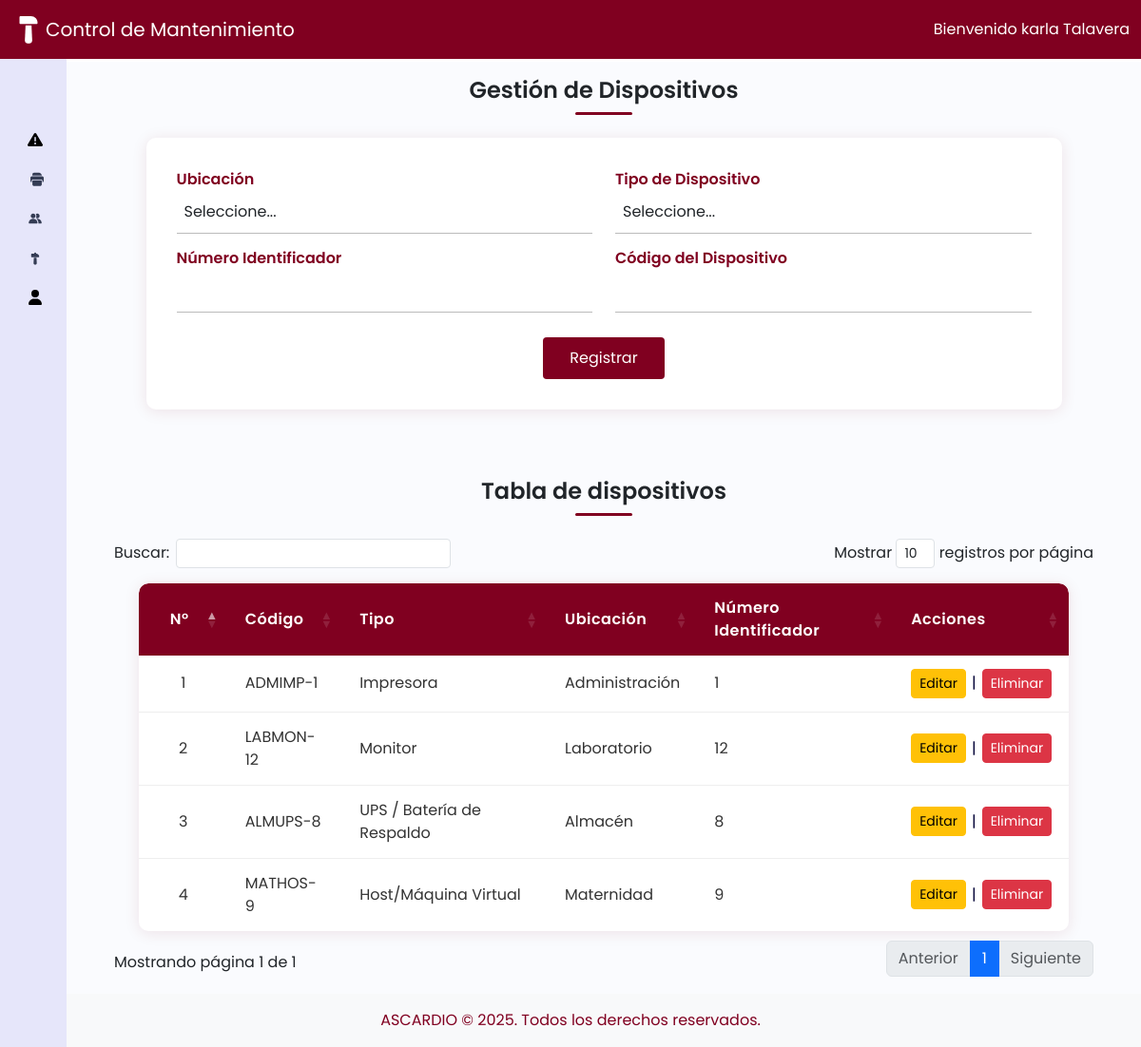
/index.php?vista=dispositivos (signed in), run on an earlier commit of the app's database.
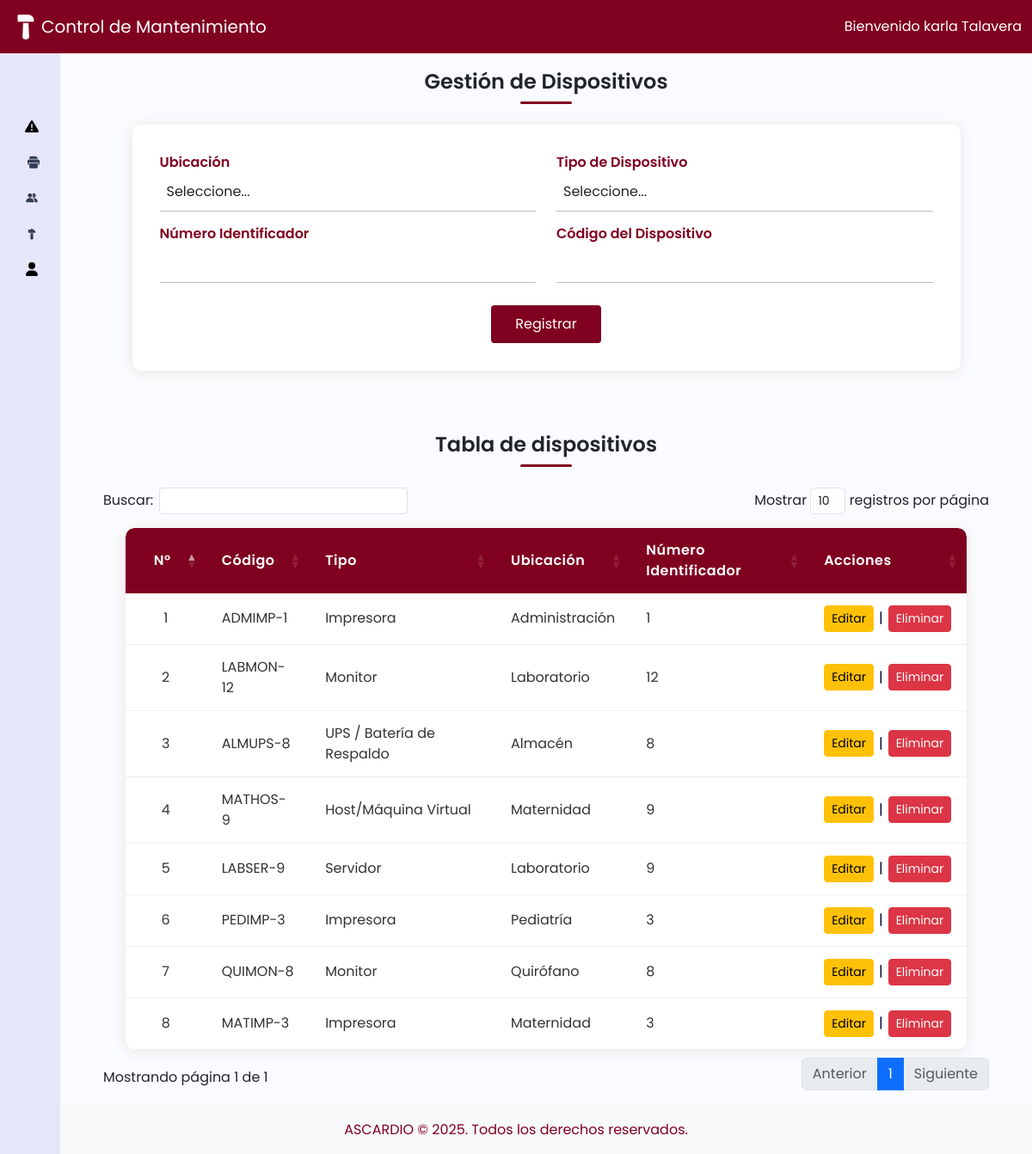
And on a later commit of the database.
### tables this page shows
CREATE TABLE `dispositivos` (
  `id` int(11) NOT NULL,
  `codigo_dispositivo` varchar(20) NOT NULL,
  `tipo_dispositivo` varchar(50) NOT NULL,
  `ubicacion` varchar(100) NOT NULL,
  `numero_identificador` int(11) DEFAULT NULL
);

### controladores/controladorDispositivo.php (called while the page is built, shortened)
<?php
require_once dirname(__DIR__) . '/modelos/modeloDispositivo.php';
class controladorDispositivo {
    private $modelo;
    public function __construct() {
        $this->modelo = new modeloDispositivo();
    }
    public function mostrarDispositivos() {
        $ubicaciones = [
            'CAR' => 'Cardiología',
            'LAB' => 'Laboratorio',
            'QUI' => 'Quirófano',
            'ADM' => 'Administración',
            'URG' => 'Urgencias',
            'RX'  => 'Rayos X / Radiología',
            'MAT' => 'Maternidad',
            'UCI' => 'Unidad de Cuidados Intensivos',
            'FARM'=> 'Farmacia',
            'ALM' => 'Almacén',
            'CON' => 'Consultorios Externos',
            'REH' => 'Rehabilitación',
            'PAT' => 'Patología',
            'COC' => 'Cocina / Cafetería',
            'SEG' => 'Seguridad',
            'MNT' => 'Mantenimiento',
            'LIM' => 'Limpieza',
            'PED' => 'Pediatría',
            'NEU' => 'Neurología'
        ];
        $tipos = [
            'COM' => 'Computadora',
            'IMP' => 'Impresora',
            'MON' => 'Monitor',
            'TEL' => 'Teléfono (IP/Fijo)',
            'RED' => 'Equipo de Red (Router/Switch/AP)',
            'SER' => 'Servidor',
            'UPS' => 'UPS / Batería de Respaldo',
            'POS' => 'Punto de Venta',
            'CAM' => 'Cámara de Seguridad',
            'LEC' => 'Lector (Códigos de barras/Tarjeta)',
            'PRO' => 'Proyector',
            'EQU' => 'Equipo Médico (Conectado a red)',
            'HOS' => 'Host/Máquina Virtual',
            'PER' => 'Periférico (Teclado/Mouse/Webcam)',
            'VOZ' => 'Sistema de Voz/Intercomunicador',
            'SEN' => 'Sensor/Dispositivo IoT',
        ];
        $dispositivos = $this->modelo->listarDispositivos();
        include dirname(__DIR__) . '/vistas/vistaDispositivo.php';
    }
}
?>

### modelos/modeloDispositivo.php (called while the page is built, shortened)
<?php
require_once dirname(__DIR__) . '/config/conexion.php';
class modeloDispositivo {
    private $conexion;
    public function __construct() {
        $db = new Base_Datos();
        $this->conexion = $db->Conexion_Base_Datos();
    }
    public function listarDispositivos() {
        $sql = "SELECT * FROM dispositivos";
        $stmt = $this->conexion->prepare($sql);
        $stmt->execute();
        return $stmt->fetchAll(PDO::FETCH_ASSOC);
    }
}
?>

### config/conexion.php (called while the page is built, shortened)
<?php
  class Base_Datos{
    private $Nombre_Servidor = "localhost";
    private $Nombre_Base_Datos = "Mantenimiento_AscardioDB;";
    private $Nombre_Usuario = "root";
    private $Pass = "";
    public function Conexion_Base_Datos(){
       $this->Conexion = null;
       try{
             $this-> Conexion = new PDO("mysql:host={$this->Nombre_Servidor};dbname={$this->Nombre_Base_Datos}",
             $this->Nombre_Usuario,
             $this->Pass
        );
        $this->Conexion->setAttribute(PDO::ATTR_ERRMODE, PDO::ERRMODE_EXCEPTION);
       }catch(PDOException $e){
         die ("Error de Conexion:" . $e->getMessage());
       }
       return $this->Conexion;
    }
    }
?>

### vistas/vistaDispositivo.php (the view, shortened to what the changed rows need)
<?php include 'header.php'; ?>
<div class="main p-3">
    <h1>Gestión de Dispositivos</h1>
     <?php
    $esAdmin = isset($_SESSION['usuario']['rol']) && $_SESSION['usuario']['rol'] === 'administrador';
    ?>
    <h1>Tabla de dispositivos</h1>
    <table class="device-table datatable" id="deviceTable">
        <thead>
            <tr>
                <th>N°</th>
                <th>Código</th>
                <th>Tipo</th>
                <th>Ubicación</th>
                <th>Número Identificador</th>
            <?php if ($esAdmin): ?>
                <th>Acciones</th>
            <?php endif; ?>
            </tr>
        </thead>
        <tbody>
            <?php $contador = 1; ?>
            <?php if (!empty($dispositivos)): ?>
                <?php foreach ($dispositivos as $dispositivo): ?>
                    <tr>
                        <td><?= $contador++ ?></td>
                        <td><?= htmlspecialchars($dispositivo['codigo_dispositivo']) ?></td>
                        <td><?= htmlspecialchars($tipos[$dispositivo['tipo_dispositivo']] ?? $dispositivo['tipo_dispositivo']) ?></td>
                        <td><?= htmlspecialchars($ubicaciones[$dispositivo['ubicacion']] ?? $dispositivo['ubicacion']) ?></td>
                        <td><?= htmlspecialchars($dispositivo['numero_identificador']) ?></td>
                        <?php if ($esAdmin): ?>
                        <td>
                            <div style="display:flex;align-items:center;gap:6px;">
                                <a href="index.php?vista=dispositivos&editar=<?= urlencode($dispositivo['codigo_dispositivo']) ?>" class="btn btn-sm btn-warning">Editar</a>
                                <span>|</span>
                                <a href="index.php?vista=dispositivos&eliminar=<?= urlencode($dispositivo['codigo_dispositivo']) ?>" class="btn btn-sm btn-danger" onclick="return confirm('¿Seguro que deseas eliminar este dispositivo? se eliminaran todos los registros en los que este presente')">Eliminar</a>
                            </div>
                        </td>
                       <?php endif; ?>
                    </tr>
                <?php endforeach; ?>
            <?php endif; ?>
        </tbody>
    </table>
</div>
<?php include 'footer.php'; ?>

What changed in the data, as far as the page shows it:
added dispositivos: codigo_dispositivo "LABSER-9", tipo_dispositivo "Servidor", ubicacion "Laboratorio", numero_identificador "9"
added dispositivos: codigo_dispositivo "PEDIMP-3", tipo_dispositivo "Impresora", ubicacion "Pediatría", numero_identificador "3"
added dispositivos: codigo_dispositivo "QUIMON-8", tipo_dispositivo "Monitor", ubicacion "Quirófano", numero_identificador "8"
added dispositivos: codigo_dispositivo "MATIMP-3", tipo_dispositivo "Impresora", ubicacion "Maternidad", numero_identificador "3"
